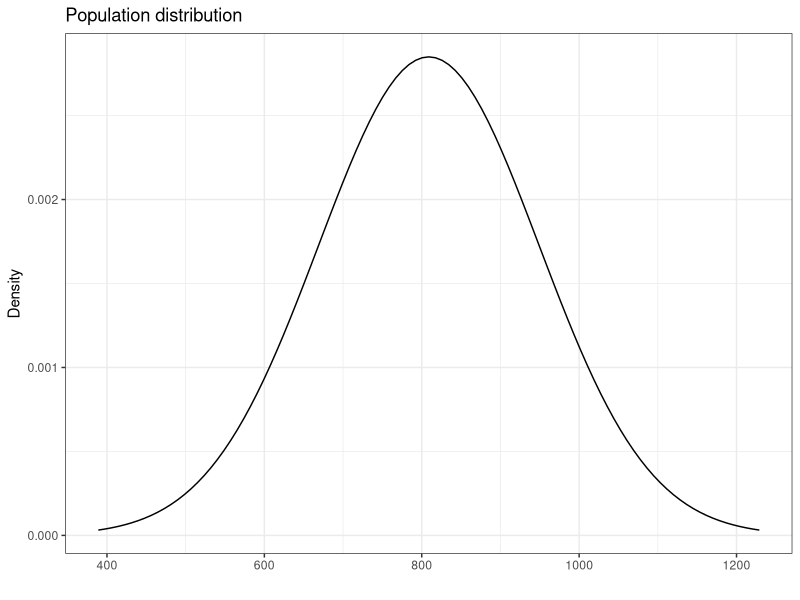
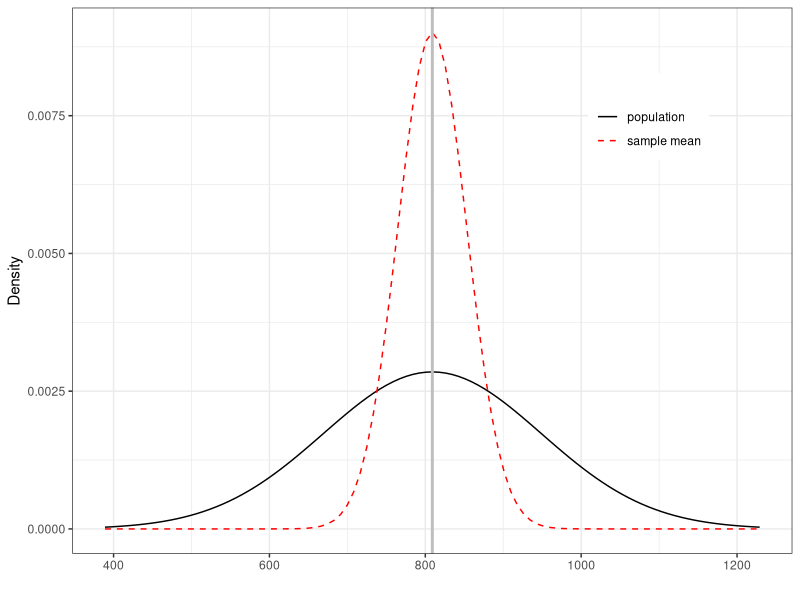
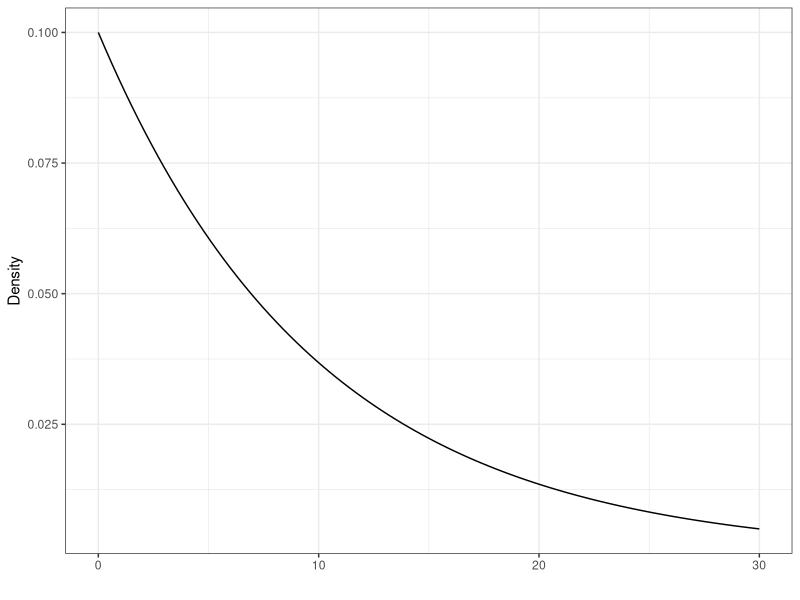

Reproduce these figures in R, in order.
## ---- chunk 1
library(tidyverse)
theme_set(theme_bw())
## ---- chunk 2
ggplot(data = data.frame(x = c(809 - 140*3, 809 + 140*3)), 
       aes(x)) + 
  stat_function(fun = dnorm, args = list(mean = 809, sd = 140)) + 
  labs(title = "Population distribution", x = "", y = "Density") 
## ---- chunk 3

## ---- chunk 4

## ---- chunk 5

## ---- chunk 6
ggplot(data = data.frame(x = c(809 - 140*3, 809 + 140*3)), 
       aes(x)) + 
  stat_function(fun = dnorm, args = list(mean = 809, sd = 140), 
            aes(color = "population", linetype = "population")) +
  stat_function(fun = dnorm, args = list(mean = 809, sd = 140/sqrt(10)), 
            aes(color = "sample mean", linetype = "sample mean")) +
  labs(x = "", y = "Density", linetype = "", color = "") +
  scale_color_manual(values = c("population" = "black", 
                                "sample mean" = "red")) +
  scale_linetype_manual(values = c("population" = "solid", 
                                   "sample mean" = "dashed")) +
  geom_vline(xintercept = 809, color = "gray", size = 1) +
  theme(legend.position = c(0.8, 0.8))
## ---- chunk 7

## ---- chunk 8
ggplot(data = data.frame(x = c(0,30)), aes(x)) +
  stat_function(fun = dgamma, args = list(shape = 1, rate = .1), 
                color = "black") +
  labs(x = "", y = "Density") 
